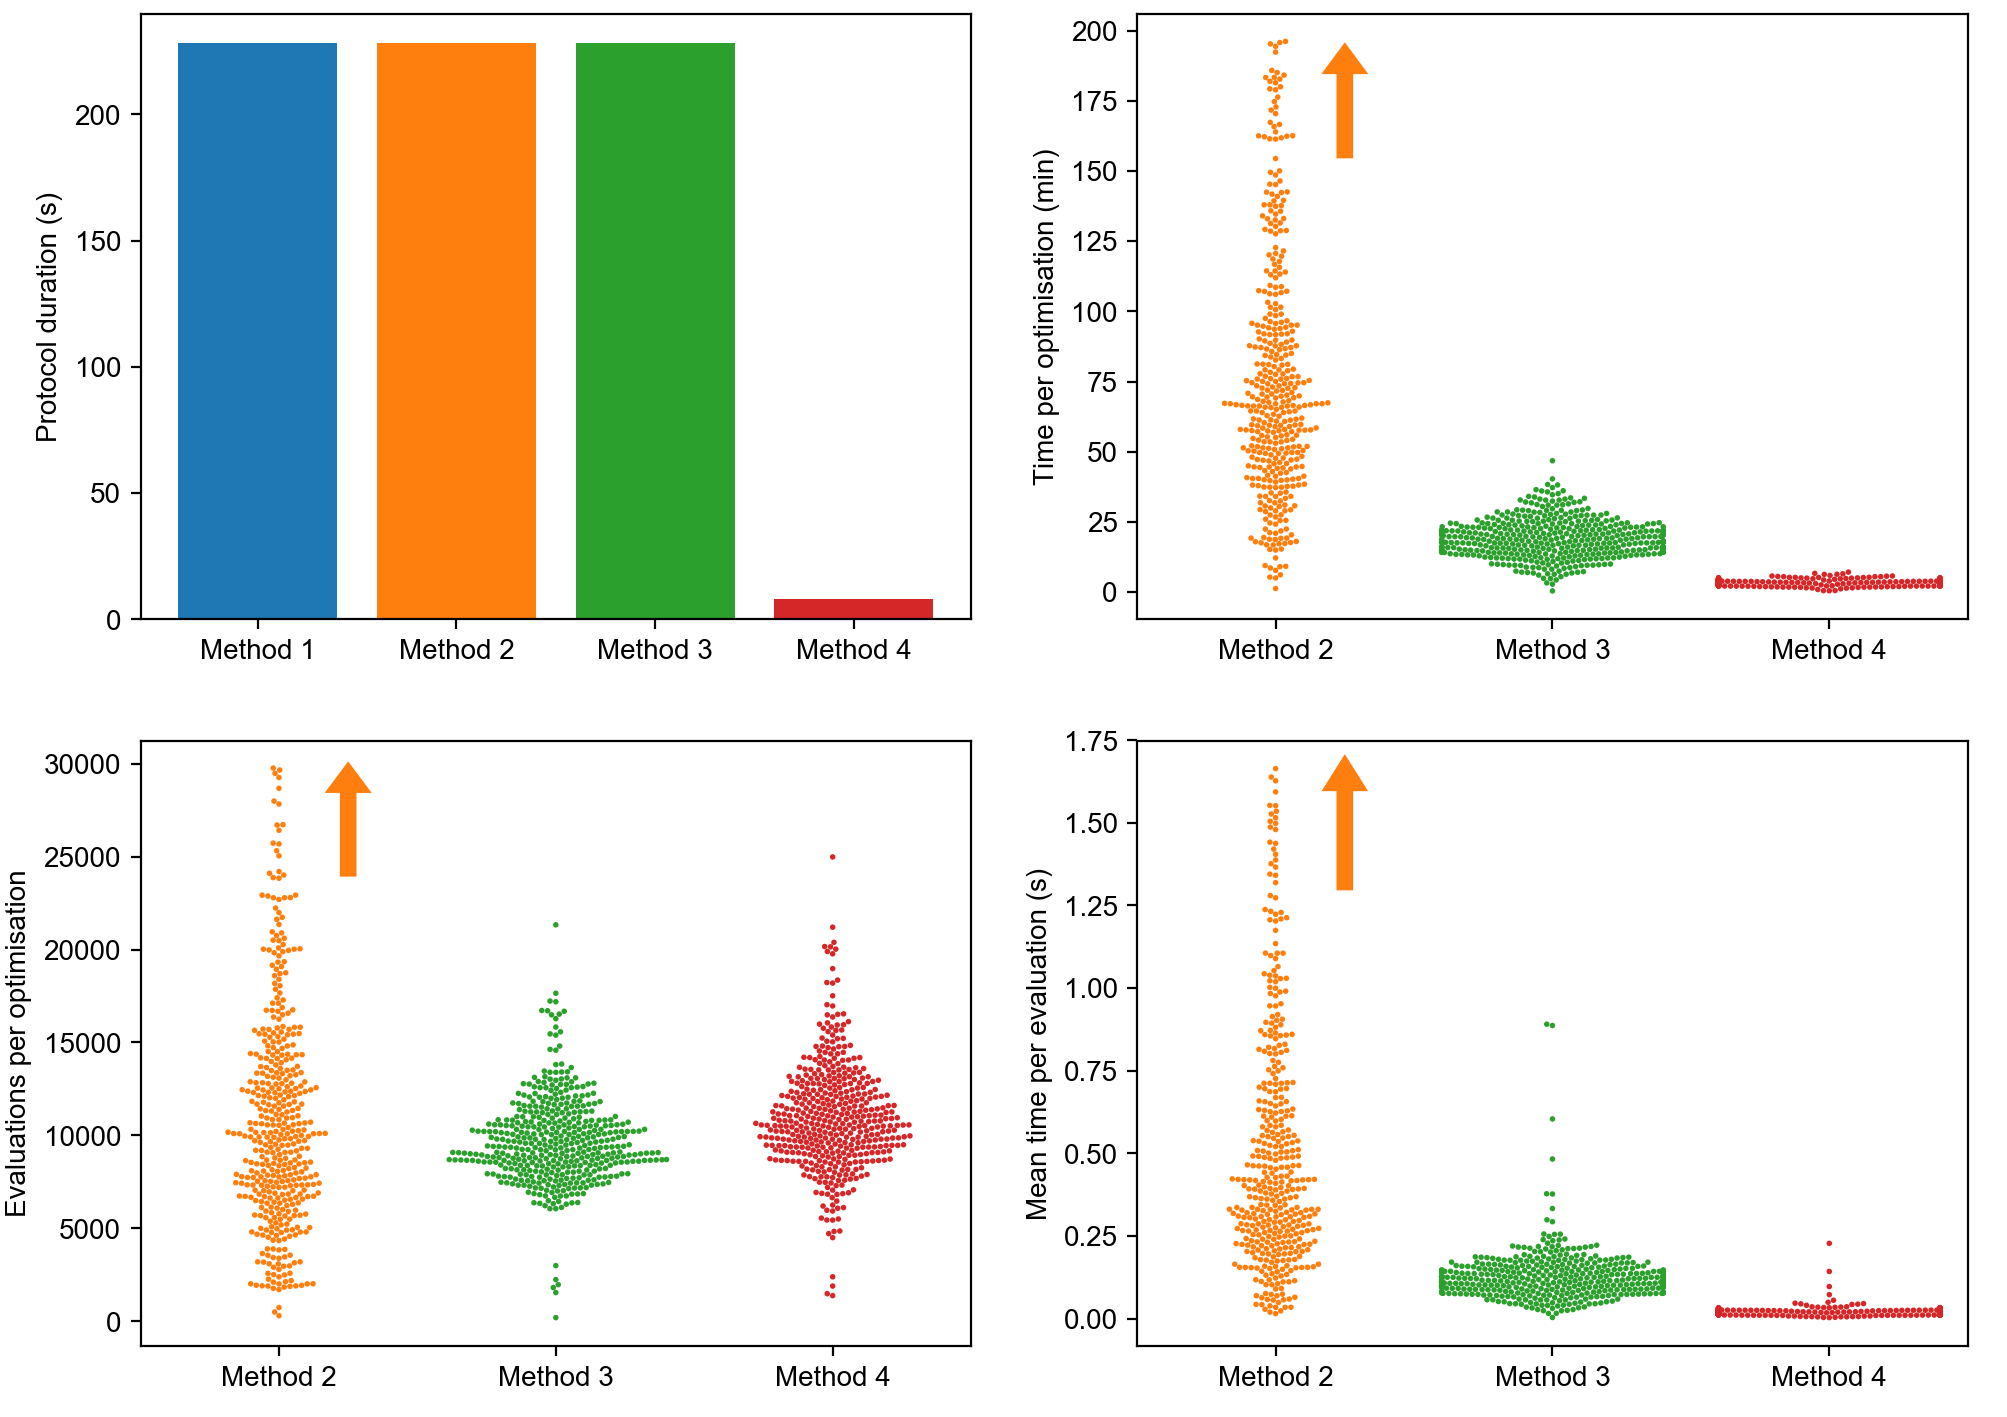

Recreate this plot in Python.
#!/usr/bin/env python3
#
# Method and protocol performance
#
from __future__ import division, print_function
import os
import sys
import numpy as np

import matplotlib
import matplotlib.pyplot as plt
import seaborn
import pandas
from matplotlib.gridspec import GridSpec
from matplotlib.gridspec import GridSpecFromSubplotSpec as SubGridSpec

# Load project modules
sys.path.append(os.path.abspath(os.path.join('..', '..', 'python')))
import results



hide_outliers = True




base = os.path.splitext(os.path.basename(__file__))[0]

# Set font
font = {'family': 'arial', 'size': 10}
matplotlib.rc('font', **font)

# Matplotlib figure sizes are in inches
def mm(*size):
    return tuple(x / 25.4 * 1.5 for x in size)

# Method colors
colors = [
    'tab:blue',
    'tab:orange',
    'tab:green',
    'tab:red',
]

labels = [
    'Method 1',
    'Method 2',
    'Method 3',
    'Method 4',
]

# Tell seaborn to use my colours
palette = dict(zip(labels, colors))

#
# Create figure
#
fig = plt.figure(figsize=mm(170, 120), dpi=200)
fig.subplots_adjust(0.07, 0.05, 0.98, 0.99)
grid = GridSpec(2, 2, hspace=0.2, wspace=0.20)

# Marker size
size = 2


#
# Graph 1: Experimental time per method
#
ax00 = fig.add_subplot(grid[0, 0])
trad = 31.2 + 57.806 + 46.4096 + 92.9016
times = [trad, trad, trad, 8]
ax00.bar([1, 2, 3, 4], times, align='center', color=colors)
ax00.set_xticks([1, 2, 3, 4])
ax00.set_xticklabels(labels)
ax00.set_ylabel('Protocol duration (s)')





#
# Graph 2: Computational time per method
#
ax01 = fig.add_subplot(grid[0, 1])

xs = []
ys = []
for method in [2, 3, 4]:
    for cell in 1 + np.arange(9):
        t = results.load_times(cell, method)
        xs.extend(['Method ' + str(method)] * len(t))
        ys.append(t)
xs = np.array(xs)
ys = np.concatenate(ys) / 60        # Use minutes, not seconds

# Hide extremes
if hide_outliers:
    i = ys < 200
    xs = xs[i]
    ys = ys[i]
    plt.arrow(0.25, 155, 0, 30, width=0.05, head_length=10, color=colors[1])

# Create 'data frame'
df = pandas.DataFrame({
    'method' : xs,
    'time' : ys,
})
df['method'] = df['method'].astype('category')

seaborn.swarmplot(
    ax=ax01,
    data=df,
    x='method',
    y='time',
    hue='method',
    palette=palette,
    size=size,
)

# Set labels
ax01.get_legend().remove()
ax01.set_xlabel('')
ax01.set_ylabel('Time per optimisation (min)')




#
# Graph 3: Evaluation count per method
#
ax10 = fig.add_subplot(grid[1, 0])

xs = []
ys = []
for method in [2, 3, 4]:
    for cell in 1 + np.arange(9):
        f = results.load_evaluations(cell, method)
        xs.extend(['Method ' + str(method)] * len(f))
        ys.append(f)
xs = np.array(xs)
ys = np.concatenate(ys)

# Hide extremes
if hide_outliers:
    i = ys < 30000
    xs = xs[i]
    ys = ys[i]
    plt.arrow(
        0.25, 24000, 0, 4500, width=0.05, head_length=1500, color=colors[1])

# Create 'data frame'
df = pandas.DataFrame({
    'method' : xs,
    'evals' : ys,
})
df['method'] = df['method'].astype('category')

seaborn.swarmplot(
    axes=ax10,
    data=df,
    x='method',
    y='evals',
    hue='method',
    palette=palette,
    size=size,
)

# Set labels
ax10.get_legend().remove()
ax10.set_xlabel('')
ax10.set_ylabel('Evaluations per optimisation')



#
# Graph 4: Time per evaluation, per method
#
ax11 = fig.add_subplot(grid[1, 1])

xs = []
ys = []
for method in [2, 3, 4]:
    for cell in 1 + np.arange(9):
        f = results.load_times(cell, method)
        f /= results.load_evaluations(cell, method)
        xs.extend(['Method ' + str(method)] * len(f))
        ys.append(f)
xs = np.array(xs)
ys = np.concatenate(ys)

# Hide extremes
if hide_outliers:
    i = ys < 1.75
    xs = xs[i]
    ys = ys[i]
    plt.arrow(
        0.25, 1.3, 0, 0.3, width=0.05, head_length=0.1, color=colors[1])


# Create 'data frame'
df = pandas.DataFrame({
    'method' : xs,
    'evals' : ys,
})
df['method'] = df['method'].astype('category')

seaborn.swarmplot(
    axes=ax11,
    data=df,
    x='method',
    y='evals',
    hue='method',
    palette=palette,
    size=size,
)

# Set labels
ax11.get_legend().remove()
ax11.set_xlabel('')
ax11.set_ylabel('Mean time per evaluation (s)')
#'''




#
# Store
#

name = base
plt.savefig(name + '.png')
plt.savefig(name + '.pdf')
